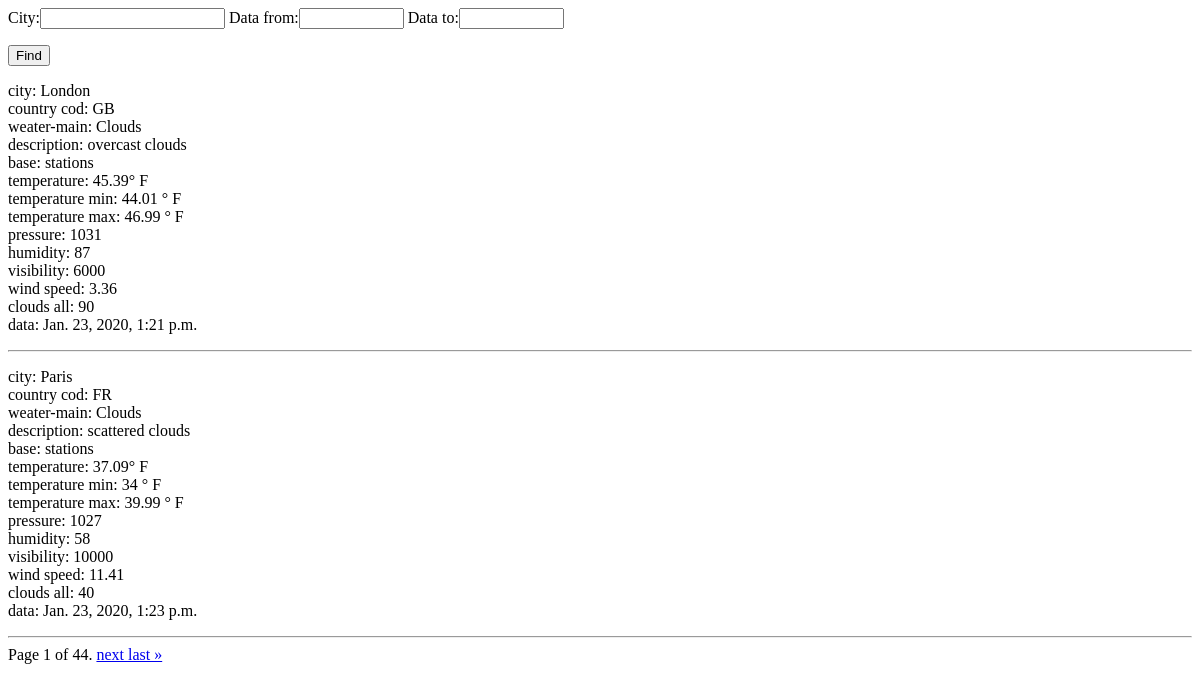
Page /weather/ on the committed database.
### weather/models.py (models this page shows)
class ExistingData(models.Model):
    city = models.CharField(max_length=25)
    country = models.CharField(max_length=10)
    main = models.CharField(max_length=25)
    description = models.CharField(max_length=50)
    icon = models.CharField(max_length=10)
    base = models.CharField(max_length=25)
    temp = models.CharField(max_length=10)
    pressure = models.CharField(max_length=10)
    humidity = models.CharField(max_length=10)
    temp_min = models.CharField(max_length=10)
    temp_max = models.CharField(max_length=10)
    visibility = models.CharField(max_length=10)
    wind_speed = models.CharField(max_length=10)
    clouds_all = models.CharField(max_length=10)
    data = models.DateTimeField(auto_now_add=True)

### weather/views.py (the view, shortened to what this page needs)
# urls.py: path('weather/', existingdata_list, name='data_list'),
def existingdata_list(request):
    data_list = ExistingData.objects.all()
    form = FilterForm()
    page, datas = pag(request, data_list)
    return render(request,
                  'weather/data_list.html',
                  {'page': page,
                   'data_list': datas,
                   'form': form
                   })

### weather/forms.py
class FilterForm(forms.Form):
    city = forms.CharField(max_length=25)
    data_from = forms.DateField(widget=widgets.AdminDateWidget)
    data_to = forms.DateField(widget=widgets.AdminDateWidget)

### weather/views.py (called while the page is built)
def pag(request, data_list):
    paginator = Paginator(data_list, 2)
    page = request.GET.get('page')
    datas = paginator.get_page(page)
    return (page, datas)

### weather/templates/weather/data_list.html (shortened to what this page needs)
{% load static %}
<link rel="stylesheet" type="text/css" href="{% static '/admin/css/widgets.css' %}">
{% block content %}
    <div class="content">
        <form method="GET">
        <div class="input-group date" id="datetimepicker1" data-target-input="nearest">
        {{ form }}
        <div class="input-group-append" data-target="#datetimepicker1" data-toggle="datetimepicker">
        <div class="input-group-text">
        <p><input type="submit" value="Find"></p>
        </div>
        </div>
        </div>
        </form>
    </div>
{% if data_list %}
    {% for data in data_list %}
        <p> <span class="title"> city:</span>
            <span class="title"> {{ data.city }}</span>
            <br>country cod:
            <span class="title"> {{ data.country }}</span>
            <br> weater-main:
            <span class="title"> {{ data.main }}</span>
            <br> description:
            <span class="title">{{ data.description }}</span>
            <br> base:
            <span class="title"> {{ data.base }}</span>
            <br> temperature:
            <span class="title">{{ data.temp }}° F</span>
            <br> temperature min:
            <span class="title"> {{ data.temp_min }} ° F</span>
            <br> temperature max:
            <span class="title"> {{ data.temp_max }} ° F</span>
            <br> pressure:
            <span class="title"> {{ data.pressure }}</span>
            <br> humidity:
            <span class="title"> {{ data.humidity }}</span>
            <br> visibility:
            <span class="title"> {{ data.visibility }}</span>
            <br> wind speed:
            <span class="title"> {{ data.wind_speed }}</span>
            <br> clouds all:
            <span class="title"> {{ data.clouds_all }}</span>
            <br> data:
            <span class="title"> {{ data.data }}</span>
         </p>
        <hr>
    {% endfor %}
{% else %}
    <p>In the {{request.GET.city}} from {{request.GET.data_from}} to {{request.GET.data_to}} there is no data.</p>
{% endif %}
{% endblock %}
{% block content1 %}
<div class="pagination">
    <span class="step-links">
        <span class="current">
            Page {{ data_list.number }} of {{ data_list.paginator.num_pages }}.
        </span>
        {% if data_list.has_next %}
            <a href="?page={{ data_list.next_page_number }}"> next </a>
            <a href="?page={{ data_list.paginator.num_pages }}"> last &raquo;</a>
        {% endif %}
    </span>
</div>
{% endblock %}

### rows in the picture
ExistingData: city "London", country "GB", main "Clouds", description "overcast clouds", base "stations", temp "45.39", temp_min "44.01", temp_max "46.99", pressure "1031", humidity "87", visibility "6000", wind_speed "3.36", clouds_all "90", data "Jan. 23, 2020, 1:21 p.m."
ExistingData: city "Paris", country "FR", main "Clouds", description "scattered clouds", base "stations", temp "37.09", temp_min "34", temp_max "39.99", pressure "1027", humidity "58", visibility "10000", wind_speed "11.41", clouds_all "40", data "Jan. 23, 2020, 1:23 p.m."

### other values in the picture
{{ data_list.number }} "1"
{{ data_list.paginator.num_pages }} "44"
